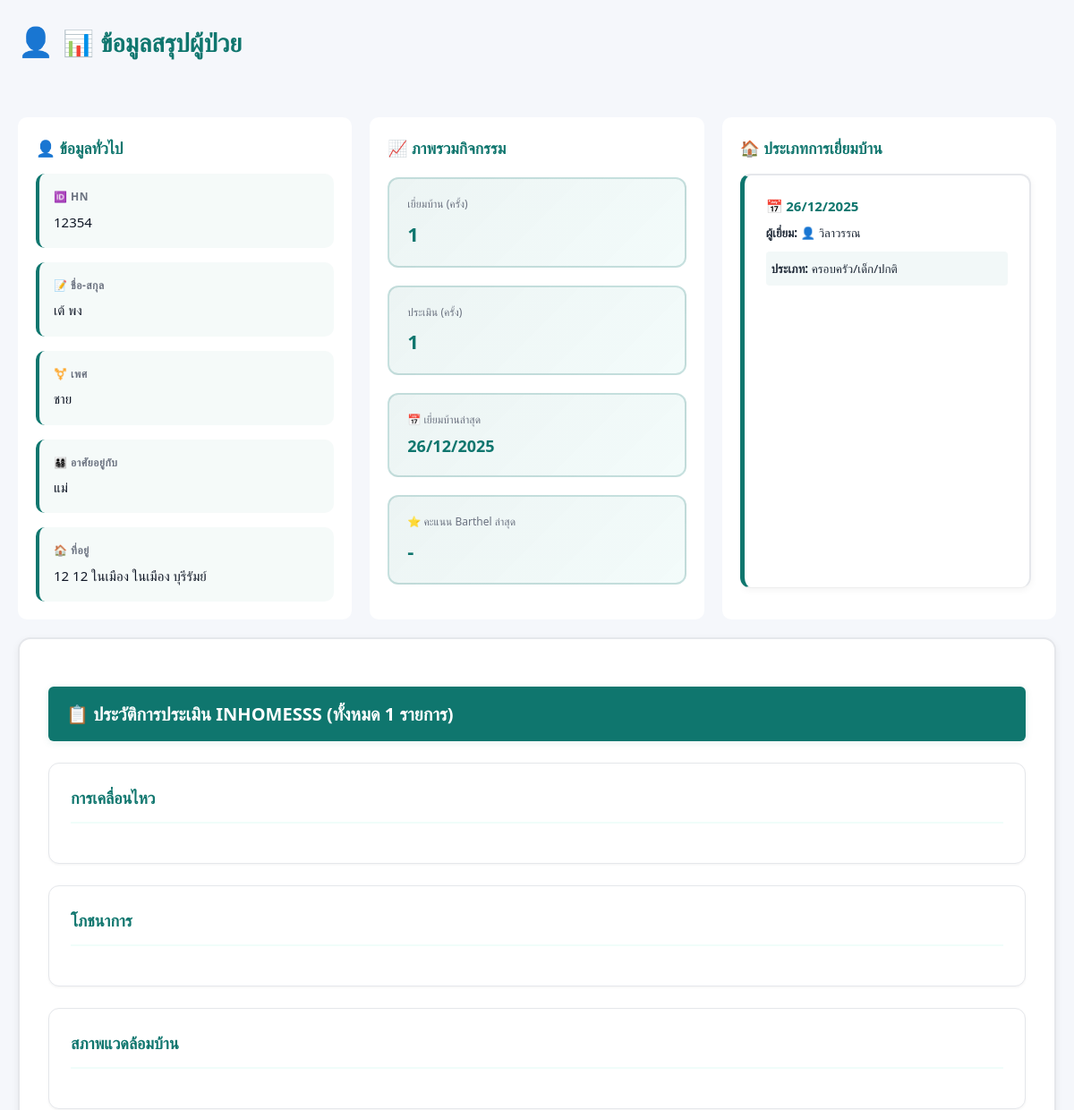
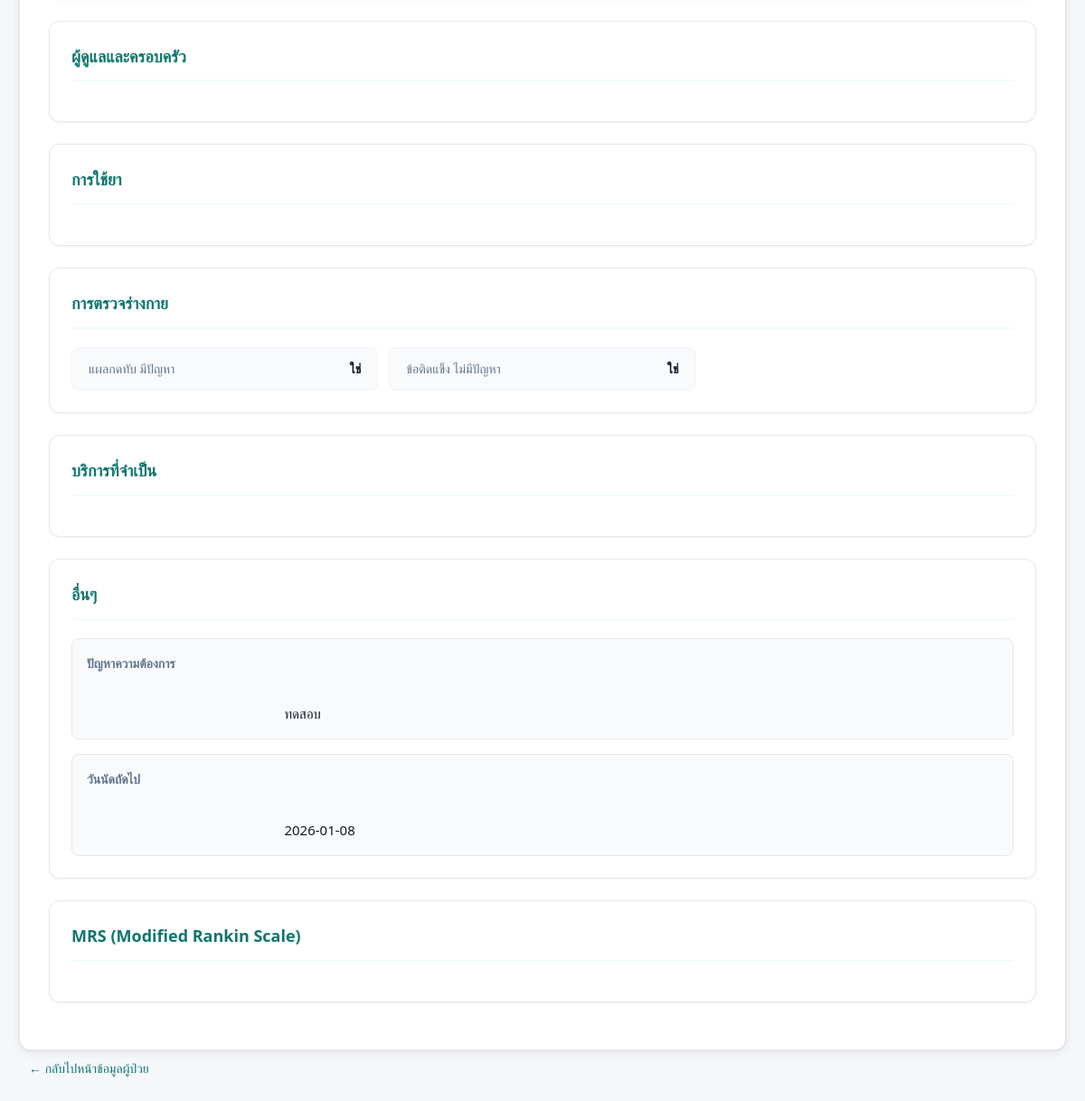
/patient_overview.php?patient_id=2&hn=12354, run on the app's committed database (2 pictures, top to bottom).
### tables this page shows
CREATE TABLE `patients` (
  `id` int(11) NOT NULL,
  `no` varchar(50) DEFAULT NULL COMMENT 'ลำดับ',
  `visit_date` date DEFAULT NULL COMMENT 'วันที่เยี่ยม',
  `hn` varchar(50) DEFAULT NULL COMMENT 'HN (Hospital Number)',
  `fullname` varchar(255) DEFAULT NULL COMMENT 'ชื่อ-สกุล',
  `age_y` int(11) DEFAULT NULL COMMENT 'อายุ (ปี)',
  `age_m` int(11) DEFAULT NULL COMMENT 'อายุ (เดือน)',
  `gender` varchar(10) DEFAULT NULL COMMENT 'เพศ',
  `gender_note` text DEFAULT NULL COMMENT 'หมายเหตุเพศ',
  `address_no` varchar(100) DEFAULT NULL COMMENT 'เลขที่',
  `address_moo` varchar(50) DEFAULT NULL COMMENT 'หมู่',
  `address_tambon` varchar(100) DEFAULT NULL COMMENT 'ตำบล',
  `address_amphur` varchar(100) DEFAULT NULL COMMENT 'อำเภอ',
  `address_province` varchar(100) DEFAULT NULL COMMENT 'จังหวัด',
  `live_with` varchar(255) DEFAULT NULL COMMENT 'อาศัยอยู่กับ',
  `residence_type` varchar(100) DEFAULT NULL COMMENT 'ประเภทที่อยู่อาศัย',
  `pre_visit_illness` text DEFAULT NULL,
  `is_imc` varchar(10) DEFAULT NULL,
  `visit_reason` text DEFAULT NULL,
  `symptoms_found` text DEFAULT NULL,
  `medical_equipment` text DEFAULT NULL,
  `problems_found` text DEFAULT NULL,
  `solution` text DEFAULT NULL,
  `consultation` tinyint(1) DEFAULT 0 COMMENT 'เบิกปรึกษา',
  `no_consultation` text DEFAULT NULL COMMENT 'ไม่เบิกปรึกษา',
  `imc` varchar(50) DEFAULT NULL COMMENT 'IMC/BMI',
  `health_note` text DEFAULT NULL COMMENT 'หมายเหตุสุขภาพ',
  `consult_yes` tinyint(1) DEFAULT 0 COMMENT 'ปรึกษา',
  `consult_no` tinyint(1) DEFAULT 0 COMMENT 'ไม่ปรึกษา',
  `medicine_yes` tinyint(1) DEFAULT 0 COMMENT 'ให้ยา',
  `medicine_no` tinyint(1) DEFAULT 0 COMMENT 'ไม่ให้ยา',
  `wc_info` varchar(255) DEFAULT NULL COMMENT 'บ้านแรม (WC)',
  `general_note` text DEFAULT NULL COMMENT 'หมายเหตุทั่วไป',
  `created_at` timestamp NOT NULL DEFAULT current_timestamp() COMMENT 'วันที่สร้าง',
  `updated_at` timestamp NOT NULL DEFAULT current_timestamp() ON UPDATE current_timestamp() COMMENT 'วันที่อัปเดต'
);

CREATE TABLE `visits` (
  `id` int(11) NOT NULL,
  `patient_id` int(11) DEFAULT NULL COMMENT 'รหัสผู้ป่วย',
  `visit_date` date DEFAULT NULL COMMENT 'วันที่เยี่ยม',
  `visit_time` time DEFAULT NULL COMMENT 'เวลาเยี่ยม',
  `visit_number` int(11) DEFAULT NULL COMMENT 'ครั้งที่',
  `visit_type_id` int(11) DEFAULT NULL COMMENT 'ประเภทการเยี่ยม',
  `visit_type_category` text DEFAULT NULL,
  `hn` varchar(50) DEFAULT NULL COMMENT 'HN',
  `fullname` varchar(255) DEFAULT NULL COMMENT 'ชื่อ-สกุลผู้ป่วย',
  `visitor` varchar(255) DEFAULT NULL COMMENT 'ผู้เยี่ยม',
  `purpose` text DEFAULT NULL COMMENT 'วัตถุประสงค์การเยี่ยม',
  `facilities` text DEFAULT NULL COMMENT 'สิ่งอำนวยความสะดวก',
  `referral` text DEFAULT NULL COMMENT 'การส่งต่อ',
  `summary` text DEFAULT NULL COMMENT 'สรุป',
  `notes` text DEFAULT NULL COMMENT 'หมายเหตุ',
  `created_by` int(11) DEFAULT NULL COMMENT 'ผู้สร้าง',
  `created_at` timestamp NOT NULL DEFAULT current_timestamp() COMMENT 'วันที่สร้าง',
  `updated_at` timestamp NOT NULL DEFAULT current_timestamp() ON UPDATE current_timestamp() COMMENT 'วันที่อัปเดต'
);

### patient_overview.php (the view, shortened to what the rows shown need)
<?php
require_once __DIR__ . '/db.php';
$patient_id = isset($_GET['patient_id']) ? (int) $_GET['patient_id'] : null;
$hn_param = isset($_GET['hn']) ? trim($_GET['hn']) : '';
$patient = null;
if ($patient_id) {
    $patient = db_get_patient_by_id($patient_id);
} elseif ($hn_param && function_exists('db_find_patient_by_hn')) {
    $pid = db_find_patient_by_hn($hn_param);
    if ($pid) {
        $patient_id = (int) $pid;
        $patient = db_get_patient_by_id($patient_id);
    }
}
$hn_for_search = $patient['hn'] ?? $hn_param ?? '';
$pid_for_search = $patient_id ?: null;
$visits = function_exists('db_get_visits_by_patient')
    ? db_get_visits_by_patient($pid_for_search, $hn_for_search, 1)
    : [];
$assessments = function_exists('db_get_assessments_by_patient')
    ? db_get_assessments_by_patient($pid_for_search, $hn_for_search, 1000)
    : [];
$total_visits = count($visits);
$total_assess = count($assessments);
$last_visit_date = $total_visits ? ($visits[0]['visit_date'] ?? '') : '';
$last_score = $total_assess ? ($assessments[0]['score'] ?? null) : null;
?>
<!DOCTYPE html>
<html lang="th">
<head>
    <link rel="stylesheet" href="styles.css">
</head>
<body>
    <div class="dashboard-container">
        <div class="header-section">
            <h1>📊 ข้อมูลสรุปผู้ป่วย</h1>
        </div>
        <div class="container">
            <?php if (!$patient): ?>
                <div class="alert alert-warning">ไม่พบข้อมูลผู้ป่วย</div>
            <?php else: ?>
                <div class="top-section">
                    <div class="card" style="height: fit-content; max-height: 600px; overflow-y: auto;">
                        <h3 style="margin-bottom: 15px; font-size: 1.1rem; color: #0f766e;">👤 ข้อมูลทั่วไป</h3>
                        <div class="card-body">
                            <div class="info-grid">
                                <div class="info-item">
                                    <label>🆔 HN</label>
                                    <span><?php echo htmlspecialchars($patient['hn'] ?? '-'); ?></span>
                                </div>
                                <div class="info-item">
                                    <label>📝 ชื่อ-สกุล</label>
                                    <span><?php echo htmlspecialchars($patient['fullname'] ?? '-'); ?></span>
                                </div>
                                <div class="info-item">
                                    <label>⚧️ เพศ</label>
                                    <span><?php echo htmlspecialchars($patient['gender'] ?? '-'); ?></span>
                                </div>
                                <div class="info-item">
                                    <label>👨‍👩‍👧‍👦 อาศัยอยู่กับ</label>
                                    <span><?php echo htmlspecialchars($patient['live_with'] ?? '-'); ?></span>
                                </div>
                                <div class="info-item" style="grid-column: 1 / -1;">
                                    <label>🏠 ที่อยู่</label>
                                    <span>
                                        <?php
                                        $address_parts = array_filter([
                                            $patient['address_no'] ?? '',
                                            $patient['address_moo'] ?? '',
                                            $patient['address_tambon'] ?? '',
                                            $patient['address_amphur'] ?? '',
                                            $patient['address_province'] ?? ''
                                        ]);
                                        echo !empty($address_parts) ? htmlspecialchars(implode(' ', $address_parts)) : '-';
                                        ?>
                                    </span>
                                </div>
                            </div>
                        </div>
                    </div>
                    <div class="card" style="height: fit-content; max-height: 600px; overflow-y: auto;">
                        <h3 style="margin-bottom: 15px; font-size: 1.1rem; color: #0f766e;">📈 ภาพรวมกิจกรรม</h3>
                        <div class="card-body">
                            <div class="mini-stats">
                                <div class="mini-stat">
                                    <div class="mini-label">เยี่ยมบ้าน (ครั้ง)</div>
                                    <div class="mini-value"><?php echo number_format($total_visits); ?></div>
                                </div>
                                <div class="mini-stat">
                                    <div class="mini-label">ประเมิน (ครั้ง)</div>
                                    <div class="mini-value"><?php echo number_format($total_assess); ?></div>
                                </div>
                                <div class="mini-stat">
                                    <div class="mini-label">📅 เยี่ยมบ้านล่าสุด</div>
                                    <div class="mini-value" style="font-size: 18px;">
                                        <?php
                                        if ($last_visit_date) {
                                            $d = new DateTime($last_visit_date);
                                            echo $d->format('d/m/Y');
                                        } else {
                                            echo '-';
                                        }
                                        ?>
                                    </div>
                                </div>
                                <div class="mini-stat">
                                    <div class="mini-label">⭐ คะแนน Barthel ล่าสุด</div>
                                    <div class="mini-value">
                                        <?php
                                        if ($last_score !== null) {
                                            $score_class = '';
                                            if ($last_score >= 80)
                                                $score_class = 'high';
                                            elseif ($last_score >= 50)
                                                $score_class = 'medium';
                                            else
                                                $score_class = 'low';
                                            echo '<span class="score-badge ' . $score_class . '" style="font-size: 18px; padding: 4px 10px;">' . number_format($last_score, 2) . '</span>';
                                        } else {
                                            echo '-';
                                        }
                                        ?>
                                    </div>
                                </div>
                            </div>
                        </div>
                    </div>
                    <div class="card" style="height: fit-content; max-height: 600px; overflow-y: auto;">
                        <h3 style="margin-bottom: 15px; font-size: 1.1rem; color: #0f766e;">🏠 ประเภทการเยี่ยมบ้าน
                        </h3>
                        <?php
                        if (!function_exists('convertToLabels')) {
                            function convertToLabels($value, $map)
                            {
                                $values = array_map('trim', explode(',', $value));
                                $labels = [];
                                foreach ($values as $val) {
                                    if (isset($map[$val])) {
                                        $labels[] = $map[$val];
                                    } else {
                                        $labels[] = $val;
                                    }
                                }
                                return implode(', ', $labels);
                            }
                        }
                        $visit_type_category_map = [
                            'family_normal' => 'ครอบครัว/เด็ก/ปกติ',
                            'child_0_5' => 'เด็ก 0-5 ปี',
                            'teenager' => 'วัยรุ่น',
                            'working_age' => 'วัยทำงาน',
                            'elderly_homebound' => 'ผู้สูงอายุติดบ้าน',
                            'elderly_social' => 'ผู้สูงอายุติดสังคม',
                            'elderly_bedridden' => 'ผู้สูงอายุติดเตียง',
                            'disabled' => 'ผู้พิการ/ด้อยโอกาส',
                            'drug_addict' => 'ผู้ติดยาเสพติด',
                            'pregnant' => 'หญิงตั้งครรภ์',
                            'postpartum' => 'หญิงหลังคลอด',
                            'chronic' => 'ผู้ป่วยเรื้อรัง',
                            'psychiatric' => 'ผู้ป่วยจิตเวช',
                            'discharged' => 'ผู้ป่วยกลับจาก Admit',
                            'ongoing_case' => 'ผู้ป่วยติดต่อ'
                        ];
                        if (isset($total_visits) && $total_visits):
                            ?>
                            <div class="activity-cards">
                                <?php foreach ($visits as $v): ?>
                                    <div class="activity-card"
                                        style="border-bottom: 1px solid #eee; padding-bottom: 15px; margin-bottom: 15px;">
                                        <div class="activity-date" style="font-weight: bold; color: #0f766e;">
                                            📅
                                            <?php echo ($v['visit_date']) ? (new DateTime($v['visit_date']))->format('d/m/Y') : '-'; ?>
                                        </div>
                                        <?php if (!empty($v['visitor'])): ?>
                                            <div style="margin-top: 5px;"><small><strong>ผู้เยี่ยม:</strong> 👤
                                                    <?php echo htmlspecialchars($v['visitor']); ?></small></div>
                                        <?php endif; ?>
                                        <?php if (!empty($v['visit_type_category'])): ?>
                                            <div
                                                style="margin-top: 8px; padding: 6px; background: rgba(15,118,110,0.05); border-radius: 4px;">
                                                <small><strong>ประเภท:</strong>
                                                    <?php echo convertToLabels($v['visit_type_category'], $visit_type_category_map); ?></small>
                                            </div>
                                        <?php endif; ?>
                                    </div>
                                <?php endforeach; ?>
                            </div>
                        <?php else: ?>
                            <div style="text-align: center; color: #999; padding: 20px;">ไม่มีข้อมูล</div>
                        <?php endif; ?>
                    </div>
                </div>
            <?php endif; ?>
        </div>
    </div>
</body>
</html>

### data on the page
patients: hn "12354", fullname "เต้ พง", gender "ชาย", live_with "แม่"
visits: visit_date "26/12/2025", visitor "วิลาวรรณ", visit_type_category "ครอบครัว/เด็ก/ปกติ"

### other printed values
implode(' ', $address_parts) "12 12 ในเมือง ในเมือง บุรีรัมย์"
$total_visits "1"
$total_assess "1"
$sectionName "การเคลื่อนไหว"
$sectionName "โภชนาการ"
$sectionName "สภาพแวดล้อมบ้าน"
$sectionName "ผู้ดูแลและครอบครัว"
$sectionName "การใช้ยา"
$sectionName "การตรวจร่างกาย"
$label "แผลกดทับ มีปัญหา"
$displayValue "ใช่"
$label "ข้อติดแข็ง ไม่มีปัญหา"
$sectionName "บริการที่จำเป็น"
$sectionName "อื่นๆ"
$label "ปัญหาความต้องการ"
